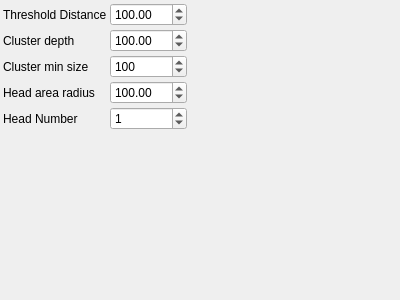
<?xml version="1.0" encoding="UTF-8"?>
<ui version="4.0">
 <class>HeadSearchParametersControlWidget</class> 
 <widget class="QWidget" name="HeadSearchParametersControlWidget">
  <property name="geometry">
   <rect>
    <x>0</x>
    <y>0</y>
    <width>400</width>
    <height>300</height>
   </rect>
  </property>
  <property name="windowTitle">
   <string>HeadSearchParameters</string>
  </property>
  <layout class="QGridLayout" name="gridLayout">
   <property name="margin">
    <number>3</number>
   </property>
   <property name="spacing">
    <number>3</number>
   </property>
    <item row="0" column="0">
     <widget class="QLabel" name="label_0">
       <property name="text">
         <string>Threshold Distance</string>
       </property>
     </widget>
    </item>
    <item row="0" column="1">
     <widget class="QDoubleSpinBox" name="thresholdDistanceSpinBox">
       <property name="toolTip">
         <string>Threshold Distance in mm</string>
       </property>
       <property name="minimum">
        <double>0</double>
       </property>
       <property name="maximum">
        <double>99999</double>
       </property>
       <property name="singleStep">
        <double>1</double>
       </property>
       <property name="value">
        <double>100</double>
       </property>
     </widget>
    </item>
    <item row="1" column="0">
     <widget class="QLabel" name="label_1">
       <property name="text">
         <string>Cluster depth</string>
       </property>
     </widget>
    </item>
    <item row="1" column="1">
     <widget class="QDoubleSpinBox" name="clusterDepthSpinBox">
       <property name="toolTip">
         <string>Cluster depth in mm</string>
       </property>
       <property name="minimum">
        <double>0</double>
       </property>
       <property name="maximum">
        <double>99999</double>
       </property>
       <property name="singleStep">
        <double>1</double>
       </property>
       <property name="value">
        <double>100</double>
       </property>
     </widget>
    </item>
    <item row="2" column="0">
     <widget class="QLabel" name="label_2">
       <property name="text">
         <string>Cluster min size</string>
       </property>
     </widget>
    </item>
    <item row="2" column="1">
     <widget class="QSpinBox" name="clusterMinSizeSpinBox">
       <property name="toolTip">
         <string>Cluster min size</string>
       </property>
       <property name="minimum">
        <number>0</number>
       </property>
       <property name="maximum">
        <number>99999</number>
       </property>
       <property name="singleStep">
        <number>1</number>
       </property>
       <property name="value">
        <number>100</number>
       </property>
     </widget>
    </item>
    <item row="3" column="0">
     <widget class="QLabel" name="label_3">
       <property name="text">
         <string>Head area radius</string>
       </property>
     </widget>
    </item>
    <item row="3" column="1">
     <widget class="QDoubleSpinBox" name="headAreaRadiusSpinBox">
       <property name="toolTip">
         <string>Head area in mm</string>
       </property>
       <property name="minimum">
        <double>0</double>
       </property>
       <property name="maximum">
        <double>99999</double>
       </property>
       <property name="singleStep">
        <double>1</double>
       </property>
       <property name="value">
        <double>100</double>
       </property>
     </widget>
    </item>
    <item row="4" column="0">
     <widget class="QLabel" name="label_4">
       <property name="text">
         <string>Head Number</string>
       </property>
     </widget>
    </item>
    <item row="4" column="1">
     <widget class="QSpinBox" name="headNumberSpinBox">
       <property name="toolTip">
         <string>Expected number of heads</string>
       </property>
       <property name="minimum">
        <number>0</number>
       </property>
       <property name="maximum">
        <number>100</number>
       </property>
       <property name="singleStep">
        <number>1</number>
       </property>
       <property name="value">
        <number>1</number>
       </property>
     </widget>
    </item>
   <item row="5" column="0">
    <spacer name="verticalSpacer">
     <property name="orientation">
      <enum>Qt::Vertical</enum>
     </property>
     <property name="sizeHint" stdset="0">
      <size>
       <width>0</width>
       <height>0</height>
      </size>
     </property>
    </spacer>
   </item>
   <item row="5" column="2">
    <spacer name="horizontalSpacer">
     <property name="orientation">
      <enum>Qt::Horizontal</enum>
     </property>
     <property name="sizeHint" stdset="0">
      <size>
       <width>0</width>
       <height>0</height>
      </size>
     </property>
    </spacer>
   </item>
  </layout>
 </widget>
 <layoutdefault spacing="3" margin="3"/>
 <resources/>
 <connections>
  <connection>
   <sender>thresholdDistanceSpinBox</sender>
   <signal>valueChanged(double)</signal>
   <receiver>HeadSearchParametersControlWidget</receiver>
   <slot>changeParameters()</slot>
  </connection>
  <connection>
   <sender>clusterDepthSpinBox</sender>
   <signal>valueChanged(double)</signal>
   <receiver>HeadSearchParametersControlWidget</receiver>
   <slot>changeParameters()</slot>
  </connection>
  <connection>
   <sender>clusterMinSizeSpinBox</sender>
   <signal>valueChanged(int)</signal>
   <receiver>HeadSearchParametersControlWidget</receiver>
   <slot>changeParameters()</slot>
  </connection>
  <connection>
   <sender>headAreaRadiusSpinBox</sender>
   <signal>valueChanged(double)</signal>
   <receiver>HeadSearchParametersControlWidget</receiver>
   <slot>changeParameters()</slot>
  </connection>
  <connection>
   <sender>headNumberSpinBox</sender>
   <signal>valueChanged(int)</signal>
   <receiver>HeadSearchParametersControlWidget</receiver>
   <slot>changeParameters()</slot>
  </connection>
 </connections>
 <slots>
  <slot>changeParameters()</slot>
 </slots>
 <customwidgets>
 </customwidgets>
</ui>
